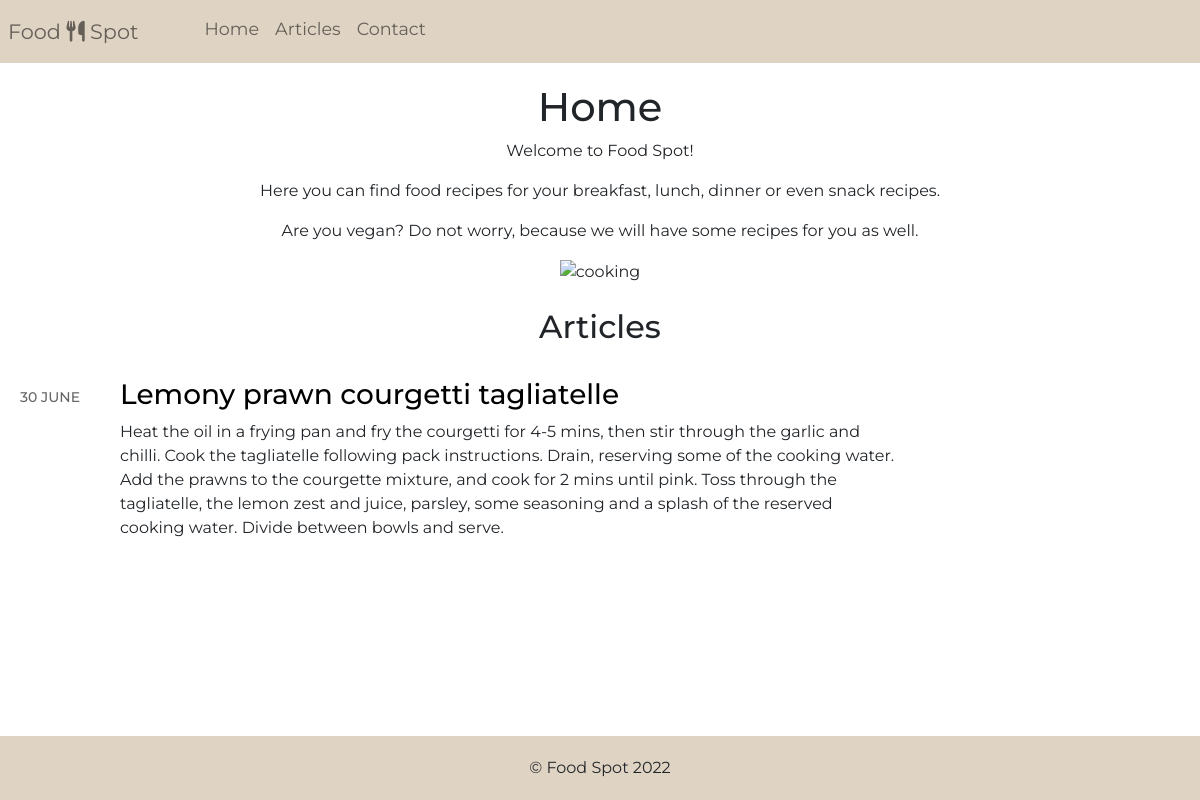
The page / on the database its author committed.
### tables this page shows
CREATE TABLE `articles` (
  `id` smallint(5) unsigned NOT NULL AUTO_INCREMENT,
  `publicationDate` date NOT NULL,
  `title` varchar(255) NOT NULL,
  `summary` text NOT NULL,
  `content` mediumtext NOT NULL,
  PRIMARY KEY (`id`)
);

### classes/Article.php (called while the page is built, shortened)
<?php
class Article
{
  public function __construct( $data=array() ) {
    if ( isset( $data['id'] ) ) $this->id = (int) $data['id'];
    if ( isset( $data['publicationDate'] ) ) $this->publicationDate = (int) $data['publicationDate'];
    if ( isset( $data['title'] ) ) $this->title = preg_replace ( "/[^\.\,\-\_\'\"\@\?\!\:\$ a-zA-Z0-9()]/", "", $data['title'] );
    if ( isset( $data['summary'] ) ) $this->summary = preg_replace ( "/[^\.\,\-\_\'\"\@\?\!\:\$ a-zA-Z0-9()]/", "", $data['summary'] );
  }
  public static function getList( $numRows=1000000 ) {
    $conn = new PDO( DB_DSN, DB_USERNAME, DB_PASSWORD );
    $sql = "SELECT SQL_CALC_FOUND_ROWS *, UNIX_TIMESTAMP(publicationDate) AS publicationDate FROM articles
            ORDER BY publicationDate DESC LIMIT :numRows";
    $st = $conn->prepare( $sql );
    $st->bindValue( ":numRows", $numRows, PDO::PARAM_INT );
    $st->execute();
    $list = array();
    while ( $row = $st->fetch() ) {
      $article = new Article( $row );
      $list[] = $article;
    }
    $sql = "SELECT FOUND_ROWS() AS totalRows";
    $totalRows = $conn->query( $sql )->fetch();
    return ( array ( "results" => $list, "totalRows" => $totalRows[0] ) );
  }
}
?>

### templates/homepage.php (the view)
<?php include "templates/include/header.php" ?>
<li class="nav-item"><a class="nav-link" href="./">Home</a></li>
<li class="nav-item"><a class="nav-link" href="./?action=archive">Articles</a></li>
<li class="nav-item"><a class="nav-link" href="./?action=contact">Contact</a></li>
</ul>
</div>
<div id="welcome">
  <h1>Home</h1>
  <p>Welcome to Food Spot!</p>
  <p>Here you can find food recipes for your breakfast, lunch, dinner or even snack recipes.</p>
  <p>Are you vegan? Do not worry, because we will have some recipes for you as well.</p>
  <img src="https://images.pexels.com/photos/5908252/pexels-photo-5908252.jpeg?auto=compress&cs=tinysrgb&w=1260&h=750&dpr=2" alt="cooking" width="800" /></br></br>
  <h2>Articles</h2></br>
</div>
<ul id="headlines" style="margin-bottom:80px;">
  <?php foreach ($results['articles'] as $article) { ?>
    <li>
      <h3>
        <span class="pubDate"><?php echo date('j F', $article->publicationDate) ?></span><a class="article" href=".?action=viewArticle&amp;articleId=<?php echo $article->id ?>"><?php echo htmlspecialchars($article->title) ?></a>
      </h3>
      <p class="summary"><?php echo htmlspecialchars($article->summary) ?></p>
    </li>
  <?php } ?>
</ul>
<?php include "templates/include/footer.php" ?>

### style.css (style rules this page uses)
body { margin: 0; font-family: 'Montserrat', sans-serif !important; line-height: 1.5em; }
#welcome { text-align: center; margin-top: 20px; }
#headlines { list-style: none; padding-left: 20px; width: 75%; }
#headlines li { margin-bottom: 2em; }
#headlines a { text-decoration: none; color:black; }
.pubDate { font-size: .7em; color: #666; text-transform: uppercase; }
#headlines .pubDate { display: inline-block; width: 100px; font-size: .5em; vertical-align: middle; }
.summary { padding-left: 100px; }

### rows shown on the page
articles: publicationDate "30 JUNE", title "Lemony prawn courgetti tagliatelle", summary "Heat the oil in a frying pan and fry the courgetti for 4-5 mins, then stir through the garlic and chilli. Cook the tagliatelle following pack instructions. Drain, reserving some of the cooking water. Add the prawns to the courgette mixture, and cook for 2 mins until pink. Toss through the tagliatelle, the lemon zest and juice, parsley, some seasoning and a splash of the reserved cooking water. Divide between bowls and serve."
